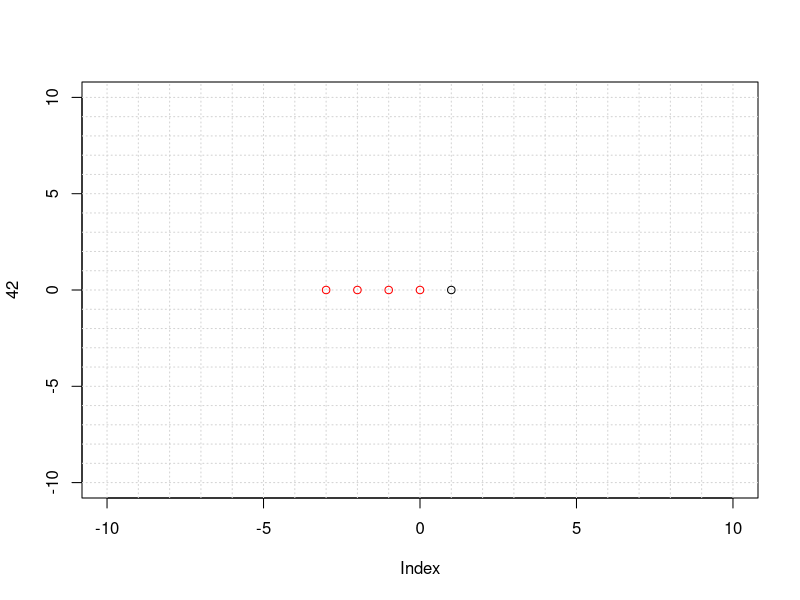
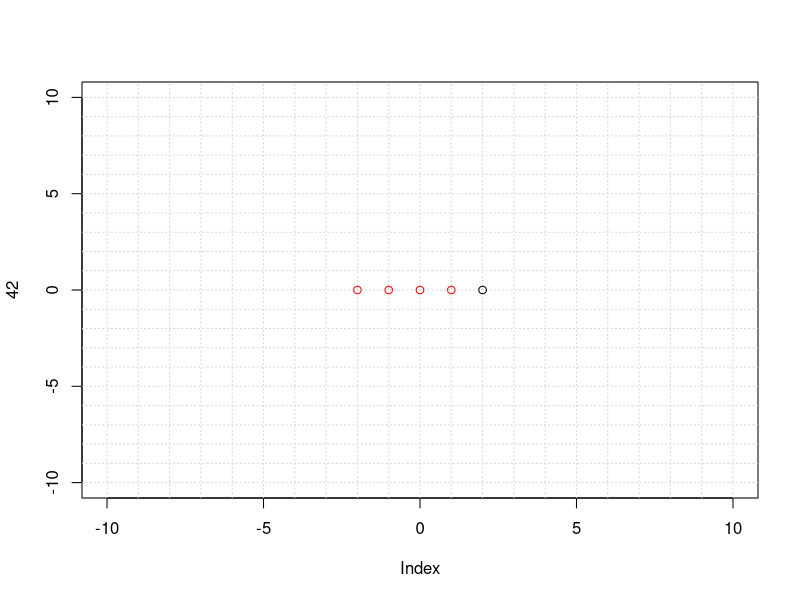
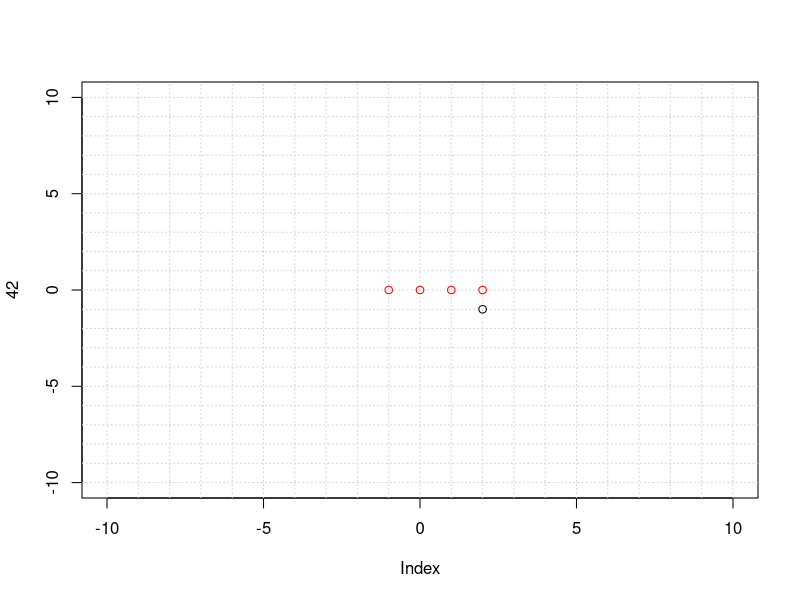
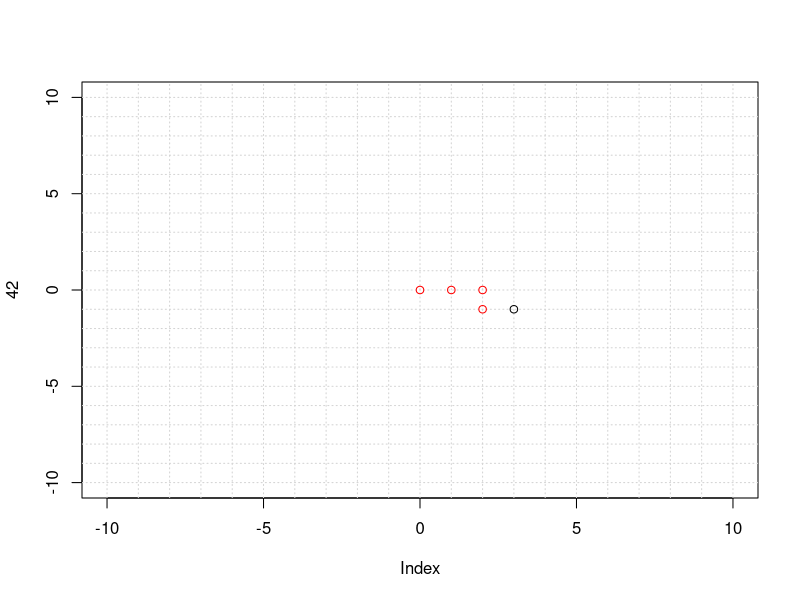
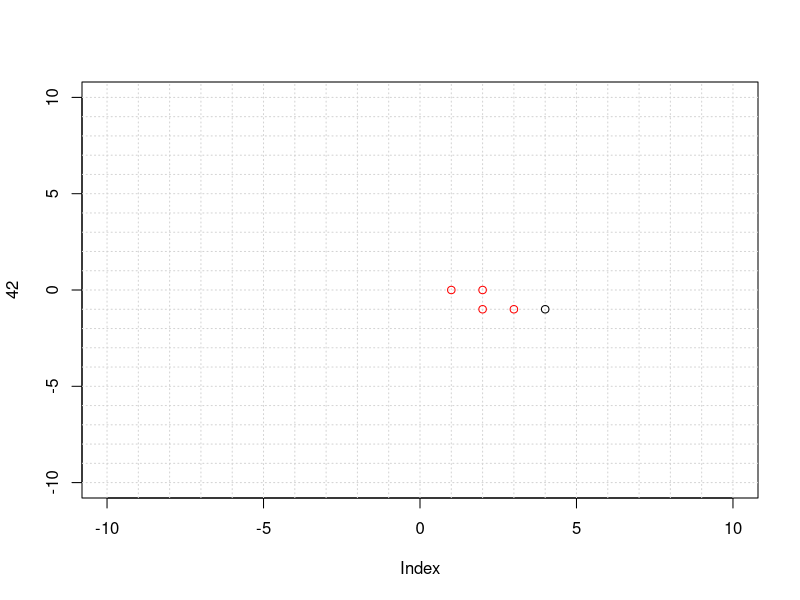
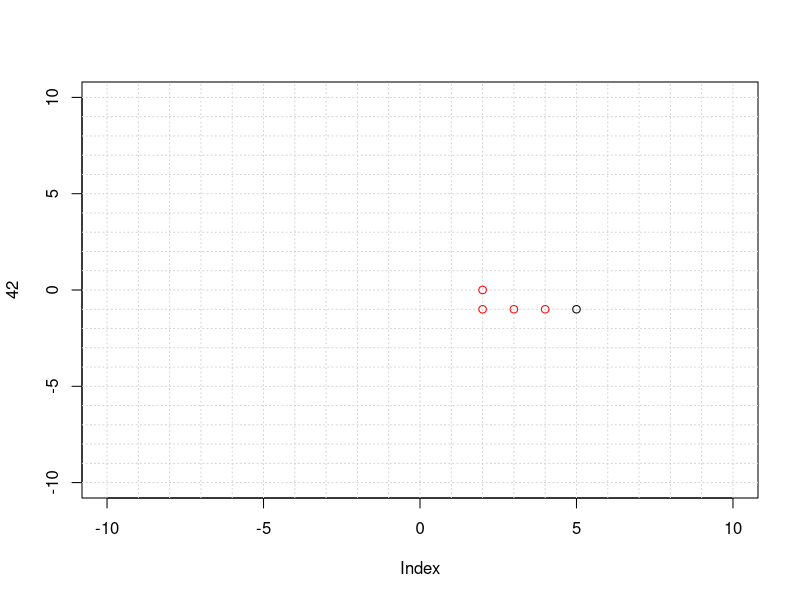
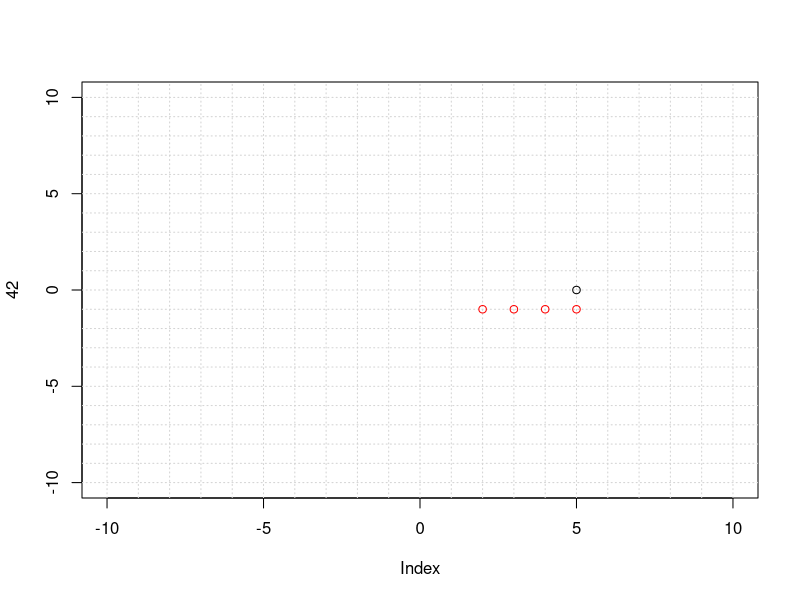
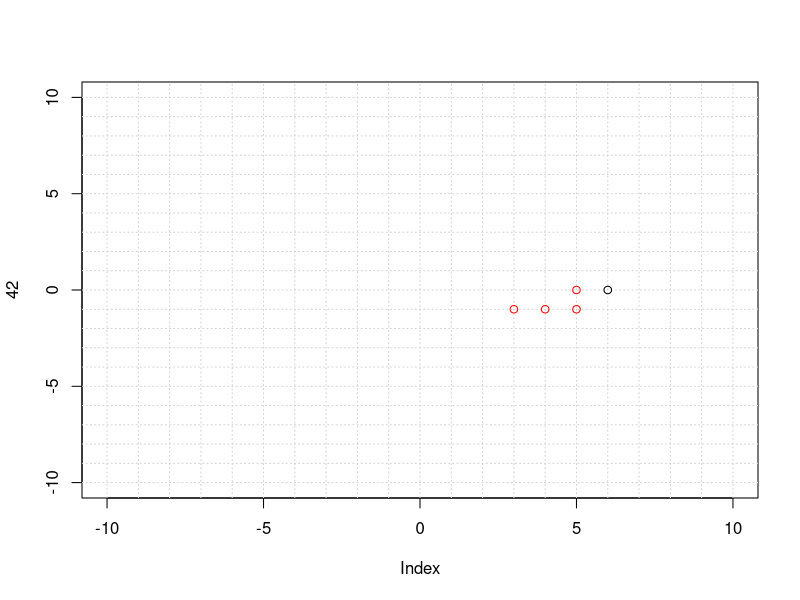

Reproduce these figures in R, in order.
#--------------------------------------------------------------------------------------------------
#Fonctions
#--------------------------------------------------------------------------------------------------

#rend une tete en 0.0 allant vers la droite
#entree : -
#sortie : objet tete
initTete=function(){
  return( list(coord=xy.coords(0,0),
               dir='d') 
  )
}


#cree un nouveau plot
#entree : -
#sortie : -
initGrille=function(){
  plot(42,xlim=c(-10,10),ylim=c(-10,10))
  
  abline(v=(seq(-10,10,1)), col="lightgray", lty="dotted")
  abline(h=(seq(-10,10,1)), col="lightgray", lty="dotted")
}

#test si la position actuelle est sur ou en dehors des bords
#entree : objet tete
#sortie : booléen
testMur=function(t){
  if(abs(t$coord$x)>=11 | abs(t$coord$y)>=11){
    return(T)
  }
  return(F)
}

#test si la direction demandé est possible et rend la 
#entree : caractere, caractere
#sortie : caractere
testDir=function(depart, demande){
  if(dirMatrix[demande,depart]){
    return(demande)
  }
  return(depart)
}

#calcul nouvelle coordonées de la tete selon la direction
#entree : tete
#sortie : objet coordonnées
move=function(t){
  x=t$coord$x+coor["x",t$dir]
  y=t$coord$y+coor["y",t$dir]
  return(xy.coords(x,y))
}

#Déplacement du corps
#entree : objet corps, objet tete
#sortie : objet corps
moveCorps=function(corps, tete){
  vecCorps=names(corps)
  invCorps=rev(vecCorps)
  l=length(invCorps)
  for(i in 1:(l-1)){
    # print(paste("Voilà ce que je prend : ", invCorps[i]))
    # print(paste("ce que je met : ", invCorps[i+1]))
    corps[[ invCorps[i] ]] = corps[[ invCorps[i+1] ]]
  }
  corps[[ vecCorps[1] ]]=tete$coord
  return(corps)
}

#test si la tete entre en colision avec le corps
#entree : tete corps
#sortie : booléen
testCollision=function(tete, corps){
  for(i in corps){
    if(i$x==tete$coord$x){
      if(i$y==tete$coord$y){
        return(T)
      }
    }
  }
  return(F)
}

#--------------------------------------------------------------------------------------------------
#Initialisation
#--------------------------------------------------------------------------------------------------

#liste des directions possibles
dirVect=c("z","q","s","d")

#matrice des directions 
dirMatrix=matrix(rep(T,16),
                 nrow=4,
                 dimnames = list(dirVect,dirVect))
#insertion des imcompatibilités
dirMatrix["z","s"]=F
dirMatrix["s","z"]=F
dirMatrix["d","q"]=F
dirMatrix["q","d"]=F


#matrice changement coordonnees selon direction
coor=matrix(c(0,-1,0,1,
              +1,0,-1,0),
            byrow=T,
            nrow=2,
            dimnames = list(c("x","y"), dirVect))

#entité tete
tete=initTete()
corps=list(A=xy.coords(-1,0), 
           B=xy.coords(-2,0),
           C=xy.coords(-3,0))

#--------------------------------------------------------------------------------------------------
#Main
#--------------------------------------------------------------------------------------------------

#boucle de test mv

tete=initTete()
corps=list(A=xy.coords(-1,0), 
           B=xy.coords(-2,0),
           C=xy.coords(-3,0),
           D=xy.coords(-4,0))
initGrille()
while ((! testMur(tete)) & (! testCollision(tete, corps))){
  #position du corps au prochain tour
  corps=moveCorps(corps, tete)
  #bouger
  tete$coord=move(tete)
  #afficher point
  points(tete$coord)
  #afficher corps
  for(i in corps){
    points(i, col='red')
  }
  #choisir direction
  nouvelleDir=sample(dirVect,1)
  #tester direction
  tete$dir=testDir(tete$dir,nouvelleDir)
  Sys.sleep(0.3)
  initGrille()
}
